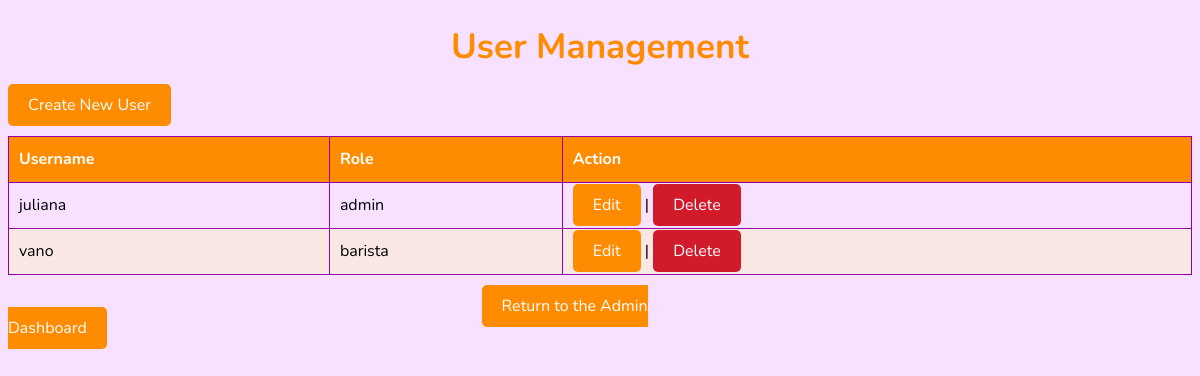
The app's page /user_management/ (signed in) with its own data.
### stock_management/models.py (models this page shows, shortened)
class User(AbstractUser):
    ROLE_CHOICES = (
        ('admin', 'Administrator'),
        ('barista', 'Barista'),
    )
    role = models.CharField(max_length=10, choices=ROLE_CHOICES)
    def is_admin(self):
        return self.role == 'admin'

### stock_management/views.py (the view)
# urls.py: path('user_management/', user_management, name='user_management'),
def user_management(request):
    if not request.user.is_admin():
        return redirect('login')
    users = User.objects.all()
    return render(request, 'user_management.html', {'users': users})

### templates/user_management.html (shortened to what this page needs)
<!DOCTYPE html>
<html lang="en">
<head>
    {% load static %}
    <link rel="stylesheet" href="{% static 'css/styles.css' %}">
</head>
<body>
    {% block content %}
    <h1>User Management</h1>
    <a href="{% url 'user_create' %}" class="button">Create New User</a>
    <table>
        <thead>
            <tr>
                <th>Username</th>
                <th>Role</th>
                <th>Action</th>
            </tr>
        </thead>
        <tbody>
            {% for user in users %}
            <tr>
                <td>{{ user.username }}</td>
                <td>{{ user.role }}</td>
                <td>
                    <a href="{% url 'user_update' user.pk %}" class="button">Edit</a> |
                    <a href="{% url 'user_delete' user.pk %}" class="button delete">Delete</a>
                </td>
            </tr>
            {% endfor %}
        </tbody>
    </table>
    <a href="{% url 'admin_dashboard' %}" id="return">Return to the Admin Dashboard</a>
    {% endblock %}
</body>
</html>

### static/css/styles.css (style rules this page uses)
body { background-color: #f7e1fe; font-family: 'Nunito', sans-serif; }
h1 { color: #ff8c00; font-size: 35px; text-align: center; }
table { width: 100%; border-collapse: collapse; margin-top: 20px; margin-bottom: 20px; }
table th, table td { padding: 10px; text-align: left; border: 1px solid #9303a3; height: 25px; }
table th { background-color: #ff8c00; color: white; }
table tr:nth-child(even) { background-color: #f9e7e4; }
.button, #return { background-color: #ff8c00; border: none; color: white; padding: 10px 20px; text-decoration: none; font-size: 16px; border-radius: 5px; cursor: pointer; }
#return { margin: 40%; }
a { background-color: #ff8c00; border: none; color: white; padding: 10px 20px; text-decoration: none; font-size: 14px; border-radius: 5px; cursor: pointer; }
.button.delete { background-color: #d11a2a; }

### records on screen
User: username "juliana", role "admin"
User: username "vano", role "barista"
